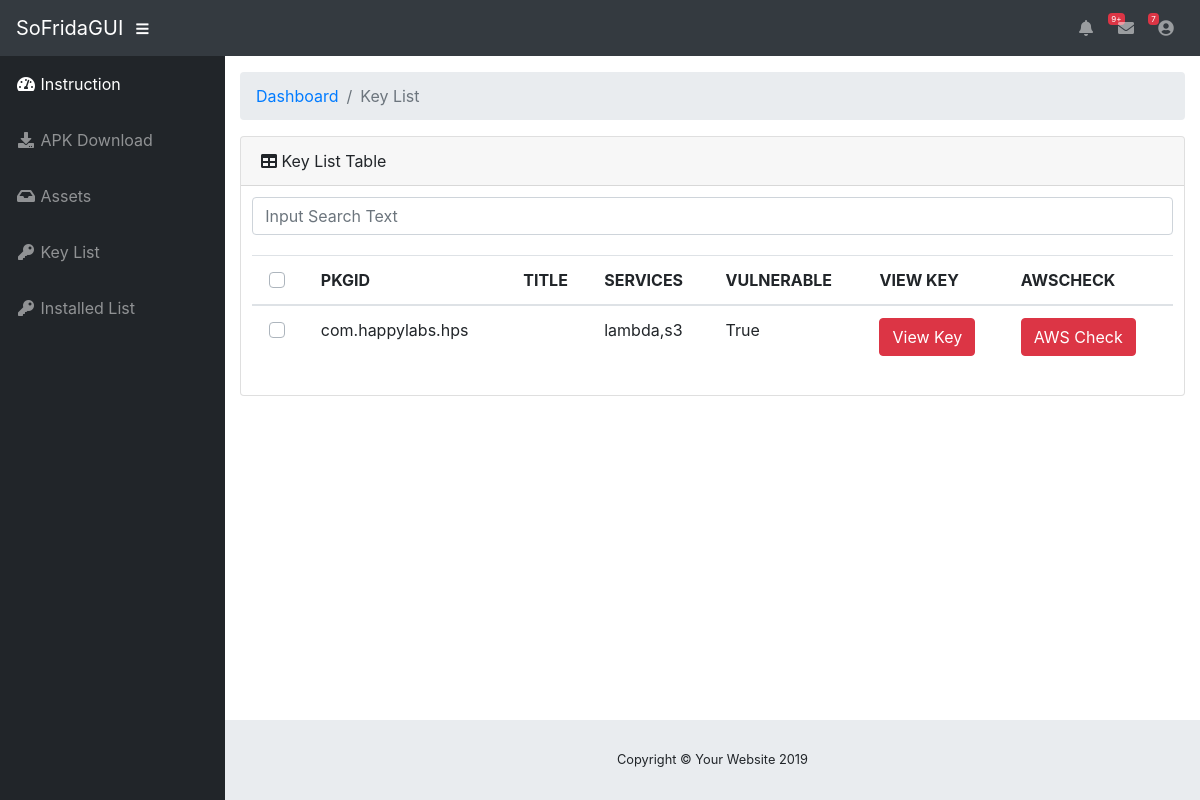
Screenshot of /keylist with the database file from the repository.
### tables this page shows
CREATE TABLE assets (
            package_name text primary key, 
            title text,
            popular integer,
            category text,
            status text,
            exist_sdk integer,
            access_key_id text,
            secret_access_key text,
            session_token text,
            region text,
            service text,
            bucket text,
            vulnerable integer);

### app.py (the view)
@app.route("/keylist")
def keylist_layout():
  asset = Assets()
  key_infos = asset.get_exist_key()
  return render_template("keylist.html", key_infos=key_infos)

### assets.py (called while the page is built)
    def db_init(self):
        self.db_path = os.path.join("./assets.db")
        self.con = sqlite3.connect(self.db_path)
        self.cur = self.con.cursor()
        self.cur.execute('''create table if not exists assets (
            package_name text primary key,
            title text,
            popular integer,
            category text,
            status text,
            exist_sdk integer,
            access_key_id text,
            secret_key_id text,
            session_token text,
            region text,
            service text,
            bucket text,
            vulnerable integer)''')
        self.columns = ['package_name', 'title', 'popular','category','status','exist_sdk', 'access_key_id', 'secret_key_id','session_token','region','service','bucket', 'vulnerable']
        self.con.commit()

    def get_exist_key(self):
        package_list = []
        for row in self.cur.execute('''select * from assets where access_key_id is not null'''):
            package = dict()
            for i in range(len(self.columns)):
                if row[i] == None:
                    package[self.columns[i]] = ""
                else:
                    package[self.columns[i]] = row[i]
            package_list.append(package)
        return package_list

### templates/keylist.html (shortened to what this page needs)
{% extends "layout.html" %}
{% block content %}
<div class="container-fluid">
	<ol class="breadcrumb">
		<li class="breadcrumb-item">
			<a href="#">Dashboard</a>
		</li>
		<li class="breadcrumb-item active">Key List</li>
	</ol>
	<div class="card mb-3">
		<div class="card-header">
			<i class="fas fa-table"></i>
			Key List Table
		</div>
		<div class="card-body">
			<div class="input-group">
				<input type="text" class="form-control" placeholder="Input Search Text" spellcheck="false" id="search_form">
			</div>
			<div style="margin-top:20px;" class="table-responsive" id="key_list">
				<table class="table" id="key_table">
					<thead>
						<th>
							<div class="custom-control custom-checkbox" align="center">
							</div>
						</th>
						<th>PKGID</th>
						<th>TITLE</th>
                        <th>SERVICES</th>
                        <th>VULNERABLE</th>
                        <th>VIEW KEY</th>
						<th>AWSCHECK</th>
					</thead>
					<tbody>
						{% for info in key_infos %}
						<tr>
							<td>
								<div class="custom-control custom-checkbox" align="center">
								</div>
							</td>
							<td>{{ info['package_name'] }}</td>
							<td>{{ info['title'] }}</td>
							<td>{{ info['service'] }}</td>
							<td>{{ "True" if info['vulnerable']==1 else "False" }}</td>
                            <td><button class="btn btn-danger" id="view" data-package="{{ info }}">View Key</button></td>
							<td><a class="btn btn-danger" href="/awstest/{{ info['package_name'] }}">AWS Check</a></td>
						</tr>
						{% endfor %}
					</tbody>
				</table>
			</div>
		</div>
	</div>
</div>
{% endblock %}

### rows the page displays
assets: package_name "com.happylabs.hps", service "lambda,s3", vulnerable "True"
